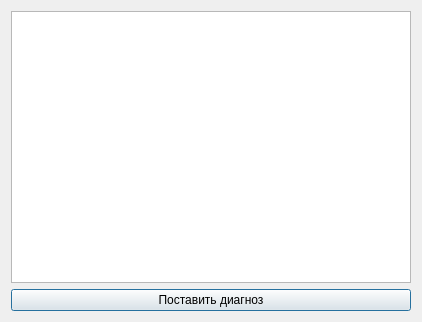
<?xml version="1.0" encoding="UTF-8"?>
<ui version="4.0">
 <class>dyagnosisPanel</class>
 <widget class="QDialog" name="dyagnosisPanel">
  <property name="geometry">
   <rect>
    <x>0</x>
    <y>0</y>
    <width>422</width>
    <height>322</height>
   </rect>
  </property>
  <property name="windowTitle">
   <string>Dialog</string>
  </property>
  <layout class="QVBoxLayout" name="verticalLayout">
   <item>
    <widget class="QTextEdit" name="textEdit_dyagnosis"/>
   </item>
   <item>
    <widget class="QPushButton" name="button_setDyagnosis">
     <property name="text">
      <string>Поставить диагноз</string>
     </property>
    </widget>
   </item>
  </layout>
 </widget>
 <resources/>
 <connections/>
</ui>
